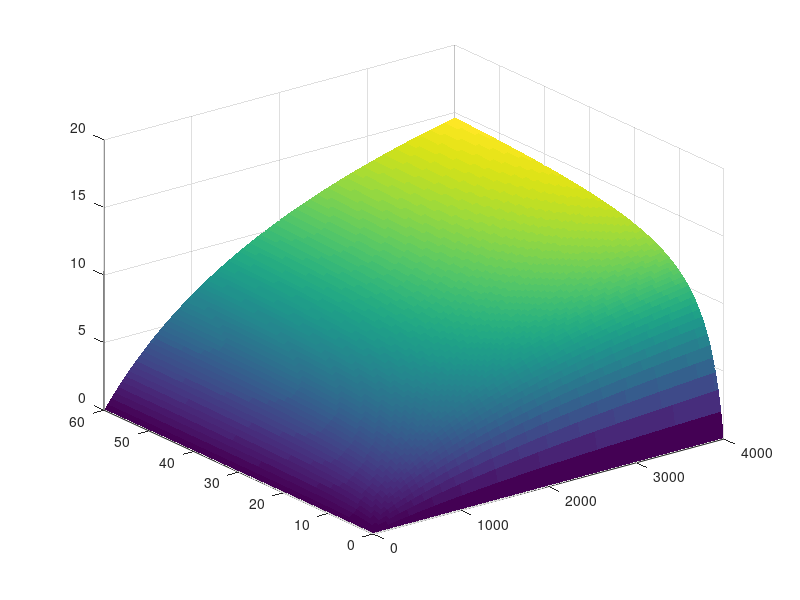

Write MATLAB code to recreate this figure. (Note: this script raises an error after producing the figure.)
% figS09A_PCO1_kinetics_fit.m
% Reproduces Figure S9A (PCO1 kinetics fitting/visualization) from the paper.
% Robust nonlinear fit of PCO1 activity as a function of RAP2.12 and oxygen,
% then 3D surface visualization with data overlays.
% Requires Statistics and Machine Learning Toolbox (nlinfit).

clear; close all;

%% Input data (PCO1)
ERFVII = [15.625 31.25 62.5 125 250 500 1000 2000 4000 1250*ones(1,8)];
Ox     = [20*ones(1,9) 0 1.5 3 5.5 11 20 40 60];
vo     = [.339 .756 1.549 2.264 3.527 5.205 5.859 6.244 6.657 .5454 1.6545 2.5818 4.1273 6.1091 9.3273 11.0909 13.2364];

%% Robust nonlinear fitting (Talwar weights)
opts = statset('nlinfit');
opts.RobustWgtFun = 'Talwar';

% Model: v = b1*(ERFVII/(b2+ERFVII))*(Ox/(b3+Ox))
% Note: keep exactly as original (ERFVII/Ox are taken from workspace)
model = @(b,x) b(1).*ERFVII./(b(2)+ERFVII).*Ox./(b(3)+Ox);

initialguess = [1 1 1];
[beta,R,J,CovB,MSE] = nlinfit([ERFVII;Ox], vo, model, initialguess, opts);

MSE
Kcat  = beta(1)/60/(1000/33013.4) % /s, MW PCO1 = 33013.4
Kmrap = beta(2)
KmO2  = beta(3)

%% Surface visualization + data overlays
set(gcf, 'Position', [100, 100, 500, 400])

ERF = linspace(0,4000);
OX  = linspace(0,60);

for i = 1:length(ERF)
    for j = 1:length(OX)
        MODEL(i,j) = beta(1)*ERF(i)/(beta(2)+ERF(i))*OX(j)/(beta(3)+OX(j));
    end
end

figure('Position', [100, 100, 800, 600]);
surf(ERF, OX, MODEL, 'EdgeColor', 'none', 'DisplayName', 'Fitting')
alpha 0.5
xlabel('RAP2.12 Concentration (µM)','FontSize',14)
ylabel('Oxygen (%)','FontSize',14)
zlabel('PCO1 activity (µmoles/min/mg)','FontSize',14)
title('PCO1','FontSize',16);
set(gca, 'FontSize', 14);
colormap hsv
colormap(gray)
shading flat
grid on
hold on

% Overlay datapoints (RAP scan at 20% O2, and O2 scan at 1250 µM RAP)
ERFVII1 = [15.625 31.25 62.5 125 250 500 1000 2000 4000];
vo1     = [.339 .756 1.549 2.264 3.527 5.205 5.859 6.244 6.657];

Ox1 = [0 1.5 3 5.5 11 20 40 60];
vo2 = [.5454 1.6545 2.5818 4.1273 6.1091 9.3273 11.0909 13.2364];

line1 = 20*ones(size(ERFVII1));
line2 = 1250*ones(size(Ox1));

plot3(ERFVII1, line1, vo1, 'r:o', 'LineWidth', 1.5, 'DisplayName', 'ERFVII data point');
plot3(line2, Ox1,  vo2, 'b:o', 'LineWidth', 1.5, 'DisplayName', 'Oxygen data point');

% Error bars (as in original)
errlRAP = [.1 .1 .1 .1 .3 .59 .7 .59 1.016]/2;
errhRAP = [.1 .1 .1 .1 .3 .59 .7 .59 1.016]/2;
errlOx  = [.1 .1 .1 .1 .1 .1 .886 2.95]/2;
errhOx  = [.1 .1 .1 .1 .1 .1 .886 2.95]/2;

plot3([ERFVII1',ERFVII1']', [line1',line1']', [-errlRAP',errhRAP']'+vo1, '-r','LineWidth', 1.5)
plot3([line2',line2']',    [Ox1',Ox1']',      [-errlOx',errhOx']'+vo2,    '-b','LineWidth', 1.5)
